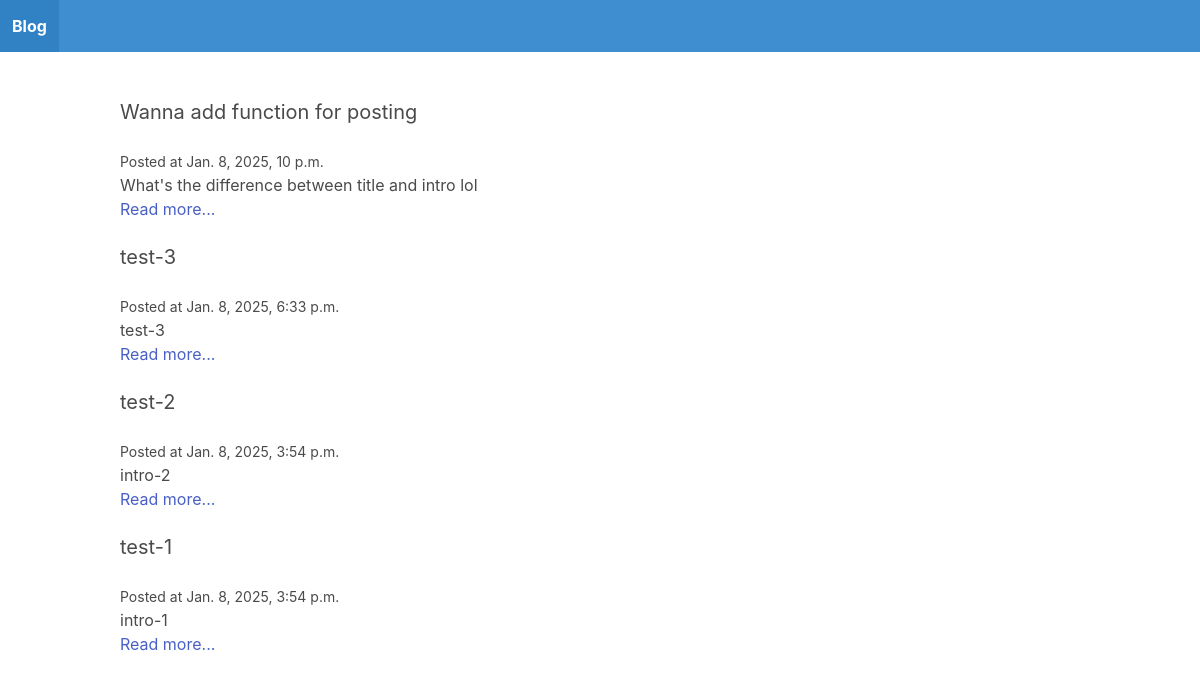
The page / on the database its author committed.
### blog/models.py (models this page shows)
class Post(models.Model):
    title = models.CharField(max_length=255)
    slug = models.SlugField()
    intro = models.TextField()
    body = models.TextField()
    date_added = models.DateTimeField(auto_now_add=True)
    class Meta:
        ordering = ['-date_added']

### blog/views.py (the view)
# urls.py: path('', frontpage, name='frontpage'),
def frontpage(request):
    posts = Post.objects.all()
    return render(request, 'blog/frontpage.html', {'posts': posts})

### blog/templates/blog/frontpage.html
{% extends 'blog/base.html' %}
{% block content %}
    {% for post in posts %}
    <div class="post block">
        <h2 class="subtitle">{{ post.title }}</h2>
        <small>Posted at {{ post.date_added }}</small>
        <p>{{ post.intro }}</p>
        <a href="{% url 'post_detail' post.slug %}">Read more...</a>
    </div>
    {% endfor %}
{% endblock %}

### rows shown on the page
Post: title "Wanna add function for posting", date_added "Jan. 8, 2025, 10 p.m.", intro "What's the difference between title and intro lol"
Post: title "test-3", date_added "Jan. 8, 2025, 6:33 p.m.", intro "test-3"
Post: title "test-2", date_added "Jan. 8, 2025, 3:54 p.m.", intro "intro-2"
Post: title "test-1", date_added "Jan. 8, 2025, 3:54 p.m.", intro "intro-1"
